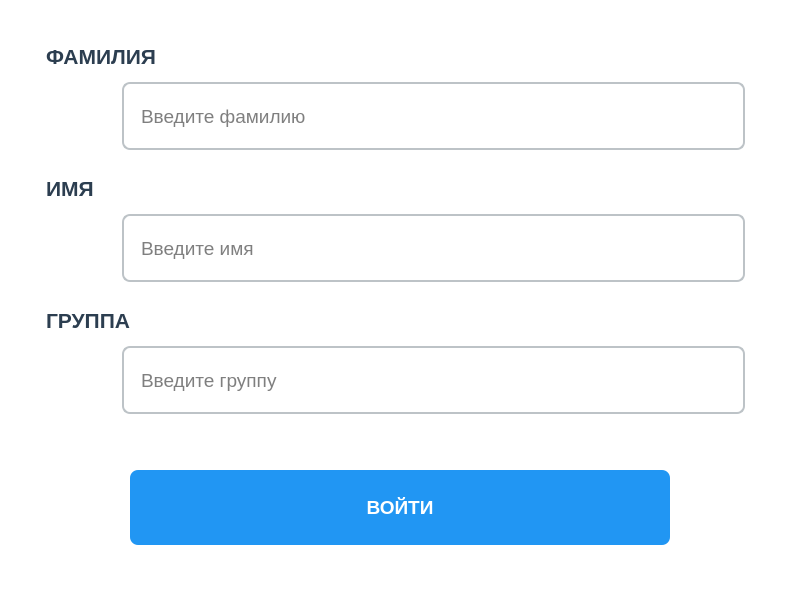
<?xml version="1.0" encoding="UTF-8"?>
<ui version="4.0">
 <class>StudentLoginDialog</class>
 <widget class="QDialog" name="StudentLoginDialog">
  <property name="geometry">
   <rect>
    <x>0</x>
    <y>0</y>
    <width>800</width>
    <height>600</height>
   </rect>
  </property>
  <property name="minimumSize">
   <size>
    <width>800</width>
    <height>600</height>
   </size>
  </property>
  <property name="windowTitle">
   <string>Вход в систему тестирования</string>
  </property>
  <property name="styleSheet">
   <string notr="true">QDialog {
    background-color: white;
}
QLabel {
    color: #2C3E50;
    margin-bottom: 5px;
}
QLineEdit {
    padding: 8px 15px;
    border: 2px solid #BDC3C7;
    border-radius: 8px;
    font-size: 14pt;
    background-color: white;
    margin-right: 15px;
    min-height: 48px;
    min-width: 500px;
}
QLineEdit:focus {
    border: 2px solid #3498DB;
}
QPushButton#login_button {
    background-color: #2196F3;
    color: white;
    border: none;
    border-radius: 8px;
    padding: 10px 20px;
    margin: 10px;
    font-size: 14pt;
    font-weight: bold;
    min-width: 500px;
    min-height: 55px;
}
QPushButton#login_button:hover {
    background-color: #1976D2;
}
QPushButton#login_button:pressed {
    background-color: #0D47A1;
}
#surname_icon, #name_icon, #group_icon {
    padding: 8px;
    margin-right: 10px;
    min-width: 48px;
    min-height: 48px;
}</string>
  </property>
  <layout class="QVBoxLayout" name="verticalLayout">
   <property name="spacing">
    <number>25</number>
   </property>
   <property name="leftMargin">
    <number>40</number>
   </property>
   <property name="topMargin">
    <number>40</number>
   </property>
   <property name="rightMargin">
    <number>40</number>
   </property>
   <property name="bottomMargin">
    <number>40</number>
   </property>
   <item>
    <spacer name="verticalSpacer">
     <property name="orientation">
      <enum>Qt::Vertical</enum>
     </property>
     <property name="sizeHint" stdset="0">
      <size>
       <width>20</width>
       <height>40</height>
      </size>
     </property>
    </spacer>
   </item>
   <item>
    <layout class="QVBoxLayout" name="surname_container">
     <property name="spacing">
      <number>8</number>
     </property>
     <item>
      <widget class="QLabel" name="surname_label">
       <property name="font">
        <font>
         <pointsize>16</pointsize>
         <weight>75</weight>
         <bold>true</bold>
        </font>
       </property>
       <property name="text">
        <string>ФАМИЛИЯ</string>
       </property>
      </widget>
     </item>
     <item>
      <layout class="QHBoxLayout" name="surname_input_layout">
       <item>
        <widget class="QLabel" name="surname_icon">
         <property name="minimumSize">
          <size>
           <width>48</width>
           <height>48</height>
          </size>
         </property>
         <property name="maximumSize">
          <size>
           <width>48</width>
           <height>48</height>
          </size>
         </property>
         <property name="text">
          <string/>
         </property>
         <property name="pixmap">
          <pixmap>../resources/icons/user.png</pixmap>
         </property>
         <property name="scaledContents">
          <bool>true</bool>
         </property>
        </widget>
       </item>
       <item>
        <widget class="QLineEdit" name="surname_edit">
         <property name="placeholderText">
          <string>Введите фамилию</string>
         </property>
        </widget>
       </item>
      </layout>
     </item>
    </layout>
   </item>
   <item>
    <layout class="QVBoxLayout" name="name_container">
     <property name="spacing">
      <number>8</number>
     </property>
     <item>
      <widget class="QLabel" name="name_label">
       <property name="font">
        <font>
         <pointsize>16</pointsize>
         <weight>75</weight>
         <bold>true</bold>
        </font>
       </property>
       <property name="text">
        <string>ИМЯ</string>
       </property>
      </widget>
     </item>
     <item>
      <layout class="QHBoxLayout" name="name_input_layout">
       <item>
        <widget class="QLabel" name="name_icon">
         <property name="minimumSize">
          <size>
           <width>48</width>
           <height>48</height>
          </size>
         </property>
         <property name="maximumSize">
          <size>
           <width>48</width>
           <height>48</height>
          </size>
         </property>
         <property name="text">
          <string/>
         </property>
         <property name="pixmap">
          <pixmap>../resources/icons/user.png</pixmap>
         </property>
         <property name="scaledContents">
          <bool>true</bool>
         </property>
        </widget>
       </item>
       <item>
        <widget class="QLineEdit" name="name_edit">
         <property name="placeholderText">
          <string>Введите имя</string>
         </property>
        </widget>
       </item>
      </layout>
     </item>
    </layout>
   </item>
   <item>
    <layout class="QVBoxLayout" name="group_container">
     <property name="spacing">
      <number>8</number>
     </property>
     <item>
      <widget class="QLabel" name="group_label">
       <property name="font">
        <font>
         <pointsize>16</pointsize>
         <weight>75</weight>
         <bold>true</bold>
        </font>
       </property>
       <property name="text">
        <string>ГРУППА</string>
       </property>
      </widget>
     </item>
     <item>
      <layout class="QHBoxLayout" name="group_input_layout">
       <item>
        <widget class="QLabel" name="group_icon">
         <property name="minimumSize">
          <size>
           <width>48</width>
           <height>48</height>
          </size>
         </property>
         <property name="maximumSize">
          <size>
           <width>48</width>
           <height>48</height>
          </size>
         </property>
         <property name="text">
          <string/>
         </property>
         <property name="pixmap">
          <pixmap>../resources/icons/group.png</pixmap>
         </property>
         <property name="scaledContents">
          <bool>true</bool>
         </property>
        </widget>
       </item>
       <item>
        <widget class="QLineEdit" name="group_edit">
         <property name="placeholderText">
          <string>Введите группу</string>
         </property>
        </widget>
       </item>
      </layout>
     </item>
    </layout>
   </item>
   <item>
    <spacer name="verticalSpacer_2">
     <property name="orientation">
      <enum>Qt::Vertical</enum>
     </property>
     <property name="sizeType">
      <enum>QSizePolicy::Fixed</enum>
     </property>
     <property name="sizeHint" stdset="0">
      <size>
       <width>20</width>
       <height>20</height>
      </size>
     </property>
    </spacer>
   </item>
   <item>
    <layout class="QHBoxLayout" name="button_container">
     <item>
      <spacer name="horizontalSpacer">
       <property name="orientation">
        <enum>Qt::Horizontal</enum>
       </property>
       <property name="sizeHint" stdset="0">
        <size>
         <width>40</width>
         <height>20</height>
        </size>
       </property>
      </spacer>
     </item>
     <item>
      <widget class="QPushButton" name="login_button">
       <property name="cursor">
        <cursorShape>PointingHandCursor</cursorShape>
       </property>
       <property name="text">
        <string>ВОЙТИ</string>
       </property>
      </widget>
     </item>
     <item>
      <spacer name="horizontalSpacer_2">
       <property name="orientation">
        <enum>Qt::Horizontal</enum>
       </property>
       <property name="sizeHint" stdset="0">
        <size>
         <width>40</width>
         <height>20</height>
        </size>
       </property>
      </spacer>
     </item>
    </layout>
   </item>
   <item>
    <spacer name="verticalSpacer_3">
     <property name="orientation">
      <enum>Qt::Vertical</enum>
     </property>
     <property name="sizeHint" stdset="0">
      <size>
       <width>20</width>
       <height>40</height>
      </size>
     </property>
    </spacer>
   </item>
  </layout>
 </widget>
 <resources/>
 <connections/>
</ui>
